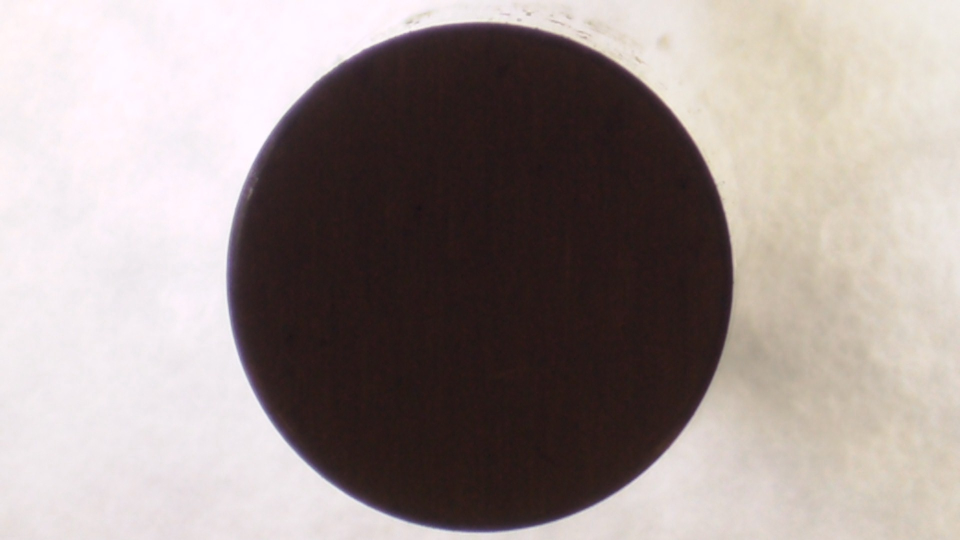
#> input picture images/test10.jpg, 1920 x 1080 px (shown at 1/2 size)
$ python main.py
#> lines starting #> are read from the running program, lines starting #| are printed output that depends on the picture; after the words box and inside, x2 and y2 are one past the last pixel; in counts of white or black regions, pixels touching at a corner belong together; long printed decimals are rounded
### Quadrants/quadrants.py

class Quadrant:
    patterns = []
    quadrant_number = -1

    @classmethod
    def checkPattern(cls, neighbor_pattern):
        for pattern in cls.patterns:
            if neighbor_pattern == pattern:
                return cls.quadrant_number
        return None

class Quadrant0(Quadrant):
    patterns = [0, 0, 0, 0]
    quadrant_number = 0

class Quadrant1(Quadrant):
    patterns = [[1, 0, 0, 0], [0, 1, 0, 0], [0, 0, 0, 1], [0, 0, 1, 0]]
    quadrant_number = 1

class Quadrant2(Quadrant):
    patterns = [[1, 1, 0, 0], [0, 1, 0, 1], [0, 0, 1, 1], [1, 0, 1, 0]]
    quadrant_number = 2

class Quadrant3(Quadrant):
    patterns = [[1, 1, 0, 1], [0, 1, 1, 1], [1, 0, 1, 1], [1, 1, 1, 0]]
    quadrant_number = 3

class Quadrant4(Quadrant):
    patterns = [[1, 1, 1, 1]]
    quadrant_number = 4


class QuadrantD(Quadrant):
    patterns = [[1, 0, 0, 1], [0, 1, 1, 0]]
    quadrant_number = 5


def matchPattern(neighbor_pattern):
    # Check all of the Quadrant patterns, check which one matches
    if Quadrant0.checkPattern(neighbor_pattern):
        return 0
    elif Quadrant1.checkPattern(neighbor_pattern):
        return 1
    elif Quadrant2.checkPattern(neighbor_pattern):
        return 2
    elif Quadrant3.checkPattern(neighbor_pattern):
        return 3
    elif Quadrant4.checkPattern(neighbor_pattern):
        return 4
    else:
        return 5


print(matchPattern([1, 1, 1, 1]))

### helper.py
import cv2
import numpy as np
from scipy import ndimage
from skimage.measure import regionprops
from Quadrants.quadrants import *

WIDTH = 720
HEIGHT = 480


def areaFormula(nq1, nq2, nq3, nq4, nqd):
    res = 0.25 * (nq1 + (2 * nq2) + (3 * nq3) + (4 * nq4) + (2 * nqd))
    return res

# Takes a string filename to an image file to binarize, returns filled binary image of original input image
def binarizeImage(filename):
    img = cv2.imread(filename, 2)

    #resized = cv2.resize(img, (WIDTH, HEIGHT), interpolation=cv2.INTER_AREA)

    # Converting the image into binary. The second argument is an integer representing the cutoff intensity for a pixel
    # If a pixel's intensity is above 150, set it to 0. If below 150, set to 1
    ret, bw_image = cv2.threshold(img, 150, 1, cv2.THRESH_BINARY_INV)
    imgArray = np.asarray(bw_image)

    # Fill the image to get rid of stray black pixels
    imgArrayFilled = np.array(ndimage.binary_fill_holes(imgArray), dtype=np.uint8) * 255
    return imgArrayFilled


def bwarea(img):
    properties = regionprops(img)
    return properties[0].area


def calculateValveArea(calibrated_value, targetFile='images/tv12.jpg',):
    img = cv2.imread(targetFile, 2)
    resized = cv2.resize(img, (720, 480), interpolation=cv2.INTER_AREA)
    ret, bw_image = cv2.threshold(img, 125, 1, cv2.THRESH_BINARY_INV)
    imgArray = np.asarray(bw_image)
    imgArrayFilled = np.array(ndimage.binary_fill_holes(imgArray), dtype=np.uint8) * 255
    cv2.imshow("output", imgArrayFilled)

    valve_pixel_area = bwarea(imgArrayFilled)
    return calibrated_value * valve_pixel_area

# [20 lines of commented-out code are left out]

### calibration.py
import cv2
import math
from helper import *


# High precision value to represent pi
PI = math.pi

# Calibrated value that we will obtain from the gauge
pixel_calibrated_value = 0

# Actual, measured diameter of the gauge in millimeter
gauge_actual_diameter = 5.49

# Actual area of gauge
gauge_actual_area = 0.25 * (gauge_actual_diameter * gauge_actual_diameter) * PI

# Calculated area of gauge
gauge_calculated_area = 0


def calibrate(filename='images/test10.jpg'):
    # Convert the gauge image into binary, and fill it.
    binaryGaugeImgFilled = binarizeImage(filename)
#> in binarizeImage, `img = cv2.imread(filename, 2)`:
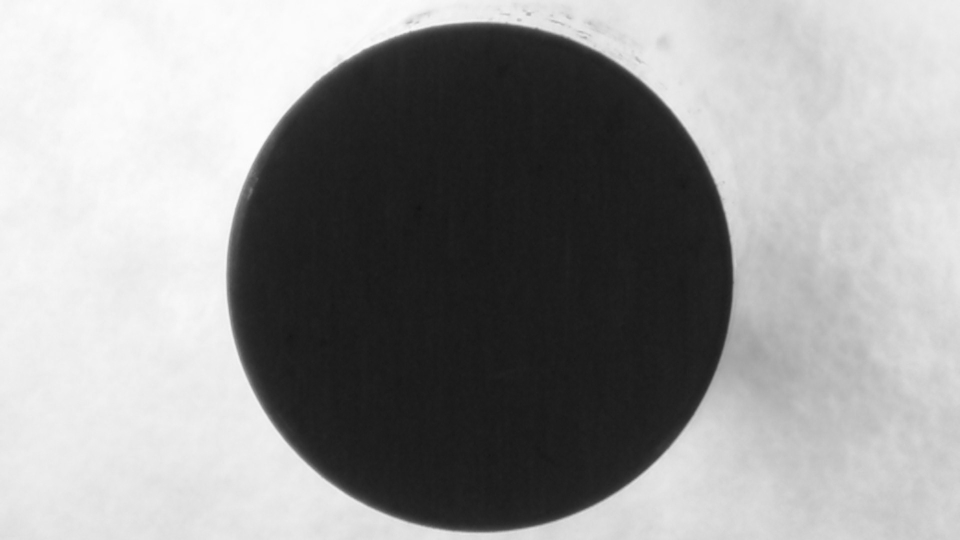
#> img: shape (1080, 1920) (shown at 1/2 size); min 17, max 255, mean 150
#> in binarizeImage, `ret, bw_image = cv2.threshold(img, 150, 1, cv2.THRESH_BINARY_INV)`:
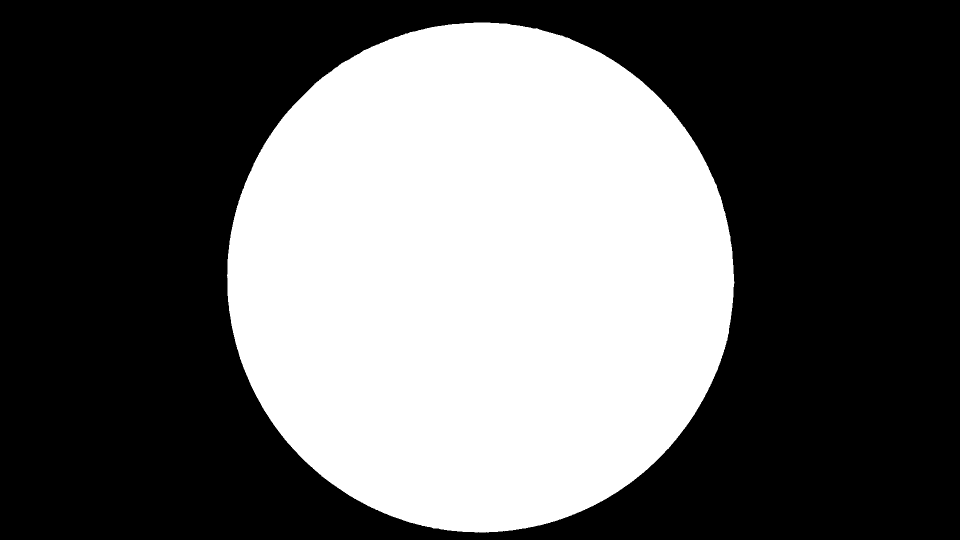
#> bw_image: shape (1080, 1920) (shown at 1/2 size); values 0 (black) and 1 (white), 39.1% white; 1 white region, box (x1, y1, x2, y2) and area: (454, 45, 1469, 1065) 811301
#> in binarizeImage, `imgArrayFilled = np.array(ndimage.binary_fill_holes(imgArray), dtype=n..`: imgArrayFilled: shape (1080, 1920); 39.1% white; 1 white region

    # Now we calculate the area
    imgArea = bwarea(binaryGaugeImgFilled)
#> in bwarea, `properties = regionprops(img)`: properties = 1 regions; box (x1, y1, x2, y2) and area: (454, 45, 1469, 1065) 811301
#> imgArea = 811301

    pixel_calibrated_value = gauge_actual_area / imgArea
#> pixel_calibrated_value = 2.92e-05
    gauge_calculated_area = imgArea * pixel_calibrated_value
#> gauge_calculated_area = 23.67

    return gauge_actual_area, gauge_calculated_area, pixel_calibrated_value, imgArea

### main.py
import cv2
import numpy as np

from scipy import ndimage
from Quadrants.quadrants import *
from helper import *
from calibration import *

(actual_area, calculated_area, calibrated_value, pixel_area) = calibrate()
#> actual_area = 23.67; calculated_area = 23.67; calibrated_value = 2.92e-05; pixel_area = 811301
print(f"True Gauge Area:\n{round(actual_area, 4)}"
      f"\n\nPixel Area:\n{pixel_area}"
      f"\n\nCalculated Area:\n{round(calculated_area, 4)}"
      f"\n\nCalibration Factor:\n{calibrated_value}\n")
#| True Gauge Area:
#| 23.672
#| Pixel Area:
#| 811301.0
#| Calculated Area:
#| 23.672
#| Calibration Factor:
#| 2.9177801068426435e-05
print(f"Calculated Valve Area (in mm^2):\n{calculateValveArea(calibrated_value)}")
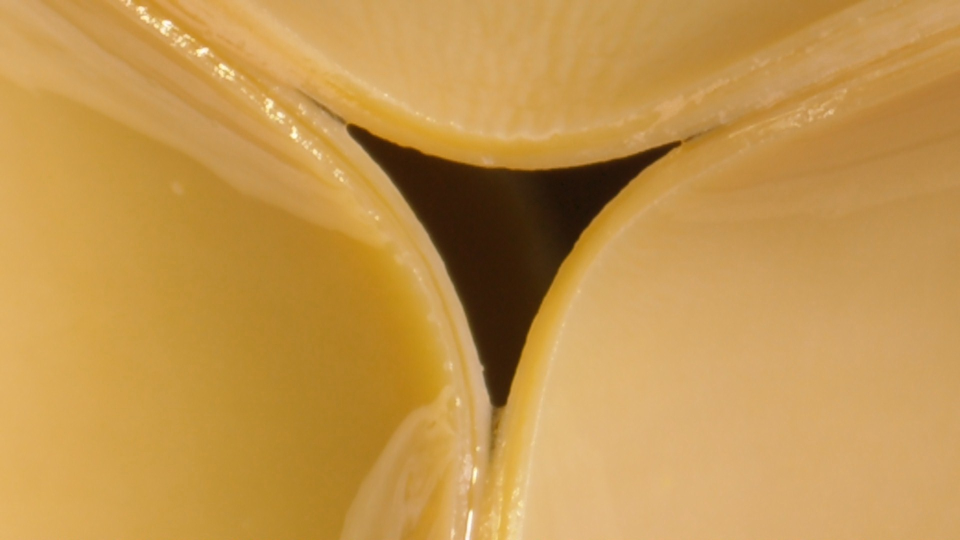
#> input picture images/tv12.jpg, 1920 x 1080 px (shown at 1/2 size)
#> in calculateValveArea, `img = cv2.imread(targetFile, 2)`:
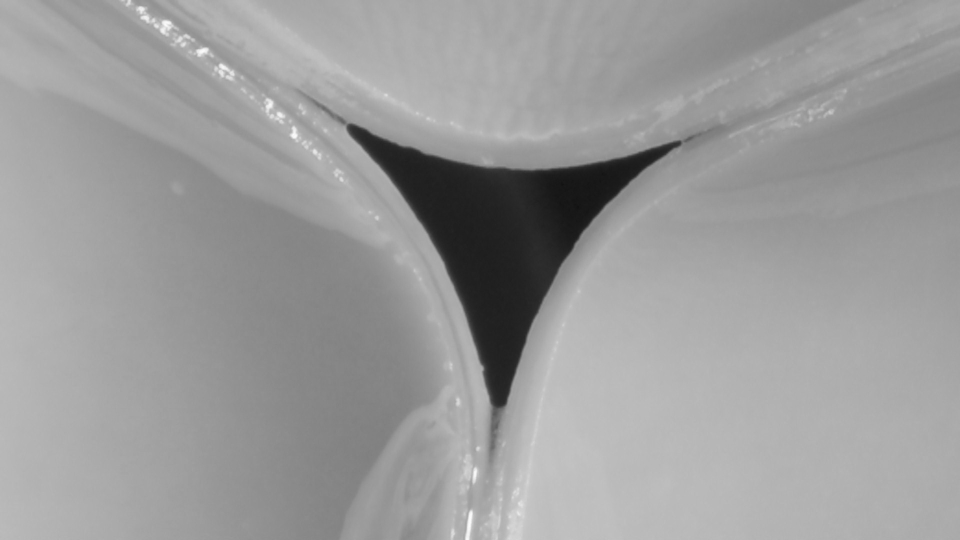
#> img: shape (1080, 1920) (shown at 1/2 size); min 17, max 253, mean 155.2
#> in calculateValveArea, `resized = cv2.resize(img, (720, 480), interpolation=cv2.INTER_AREA)`:
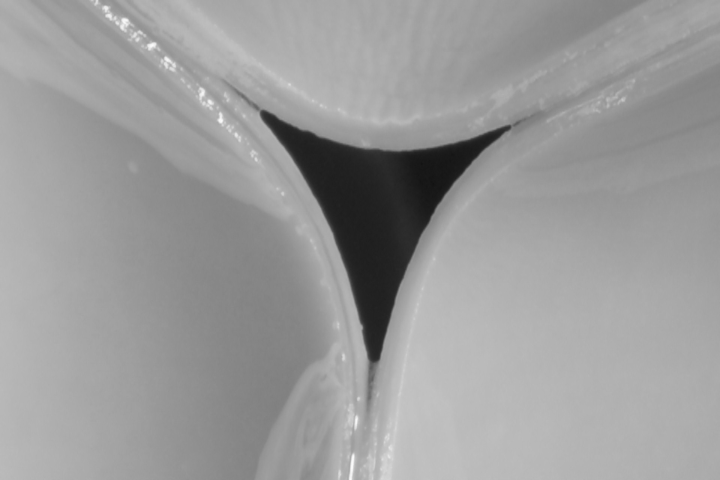
#> resized: shape (480, 720); min 18, max 251, mean 155.2
#> in calculateValveArea, `ret, bw_image = cv2.threshold(img, 125, 1, cv2.THRESH_BINARY_INV)`:
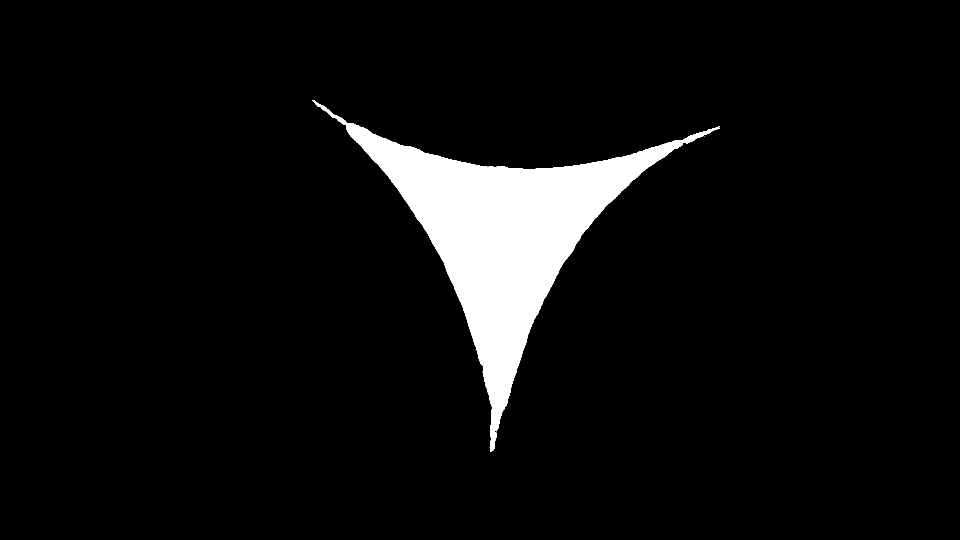
#> bw_image: shape (1080, 1920) (shown at 1/2 size); values 0 (black) and 1 (white), 5.9% white; 3 white regions (2 under 20 px), largest, box (x1, y1, x2, y2) and area: (625, 200, 1440, 904) 121964
#> in calculateValveArea, `imgArrayFilled = np.array(ndimage.binary_fill_holes(imgArray), dtype=n..`: imgArrayFilled: shape (1080, 1920); 5.9% white; 3 white regions (2 under 20 px)
#> in bwarea (call 2), `properties = regionprops(img)`: properties = 1 regions; box (x1, y1, x2, y2) and area: (625, 200, 1440, 904) 121966
#> in calculateValveArea, `valve_pixel_area = bwarea(imgArrayFilled)`: valve_pixel_area = 121966
#| Calculated Valve Area (in mm^2):
#| 3.559

cv2.waitKey(0)
cv2.destroyAllWindows()
